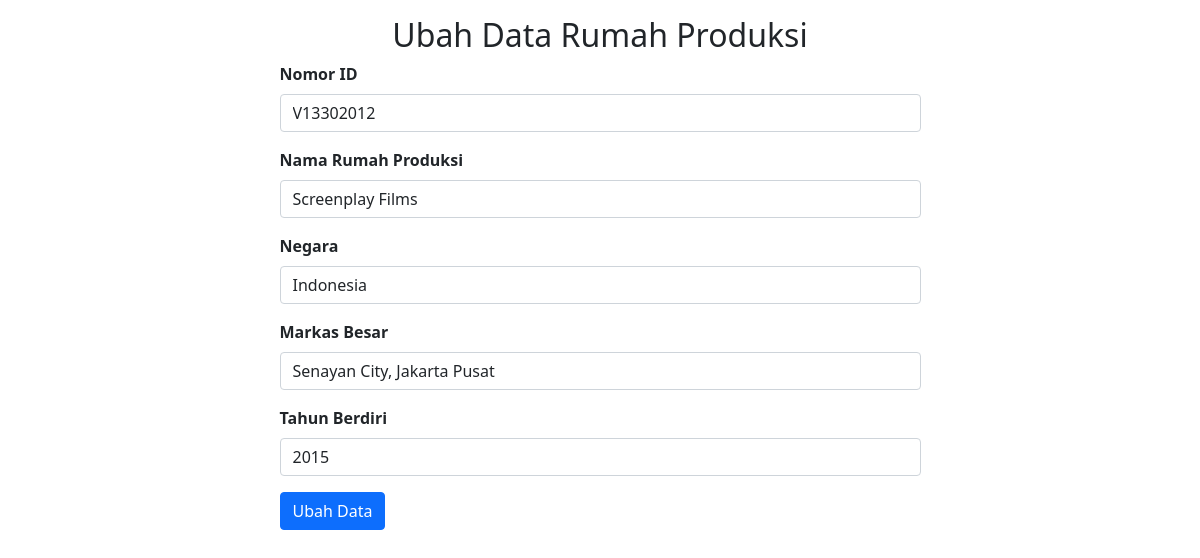
Screenshot of /ubahpartners.php?id=3 with the database file from the repository.
### tables this page shows
CREATE TABLE `partners` (
  `id` int(11) NOT NULL,
  `idn` varchar(100) NOT NULL,
  `nama` varchar(100) NOT NULL,
  `negara` varchar(110) NOT NULL,
  `markas` varchar(110) NOT NULL,
  `est` varchar(110) NOT NULL
);

### functions.php (called while the page is built, shortened)
<?php
$conn = mysqli_connect("localhost", "root", "", "movies");
function query($query){
    global $conn;
    $result = mysqli_query($conn, $query);
    $rows = [];
    while( $row = mysqli_fetch_assoc($result) ) {
        $rows[] = $row;
    }
    return $rows;
}
?>

### ubahpartners.php (the view, shortened to what this page needs)
<?php
require'functions.php';
$id = $_GET["id"];
$adm = query("SELECT * FROM partners WHERE id = $id")[0];
?>
<!DOCTYPE html>
<html lang="en">
<head>
    <link href="https://cdn.jsdelivr.net/npm/bootstrap@5.0.0-beta3/dist/css/bootstrap.min.css" rel="stylesheet">
</head>
<body>
            <div class="container">
                <div class="row text-center mt-3">
                    <div class="col">
                        <h2 class="text-dark">Ubah Data Rumah Produksi</h2>
                    </div>
                </div>
                <div class="row justify-content-center">
                    <div class="col-md-7">
                        <form name="stay-touch" method="POST">
                            <div class="mb-3">
                                <label for="idn" class="form-label text-dark"> <strong> Nomor ID </strong></label>
                                <input type="text" name="idn" id="idn" class="form-control" required value="<?= $adm["idn"] ?>">
                            </div>
                            <div class="mb-3">
                                <label for="nama" class="form-label text-dark"> <strong> Nama Rumah Produksi </strong></label>
                                <input type="text" name="nama" id="nama" class="form-control" required value="<?=$adm["nama"]?>">
                            </div>
                            <div class="mb-3">
                                <label for="negara" class="form-label text-dark"> <strong>Negara</strong></label>
                                <input type="text" name="negara" id="negara" class="form-control" required value="<?=$adm["negara"]?>">
                            </div>
                            <div class="mb-3">
                                <label for="markas" class="form-label text-dark"> <strong> Markas Besar </strong></label>
                                <input type="text" name="markas" id="markas" class="form-control" required value="<?=$adm["markas"]?>">
                            </div>
                            <div class="mb-3">
                                <label for="est" class="form-label text-dark"> <strong> Tahun Berdiri </strong></label>
                                <input type="text" name="est" id="est" class="form-control" required value="<?=$adm["est"]?>">
                            </div>
                            <button type="submit" class="btn btn-primary" name="submit">Ubah Data</button>
                        </form>
                    </div>
                </div>
            </div>
</body>
</html>

### rows the page displays
partners: idn "V13302012", nama "Screenplay Films", negara "Indonesia", markas "Senayan City, Jakarta Pusat", est "2015"
